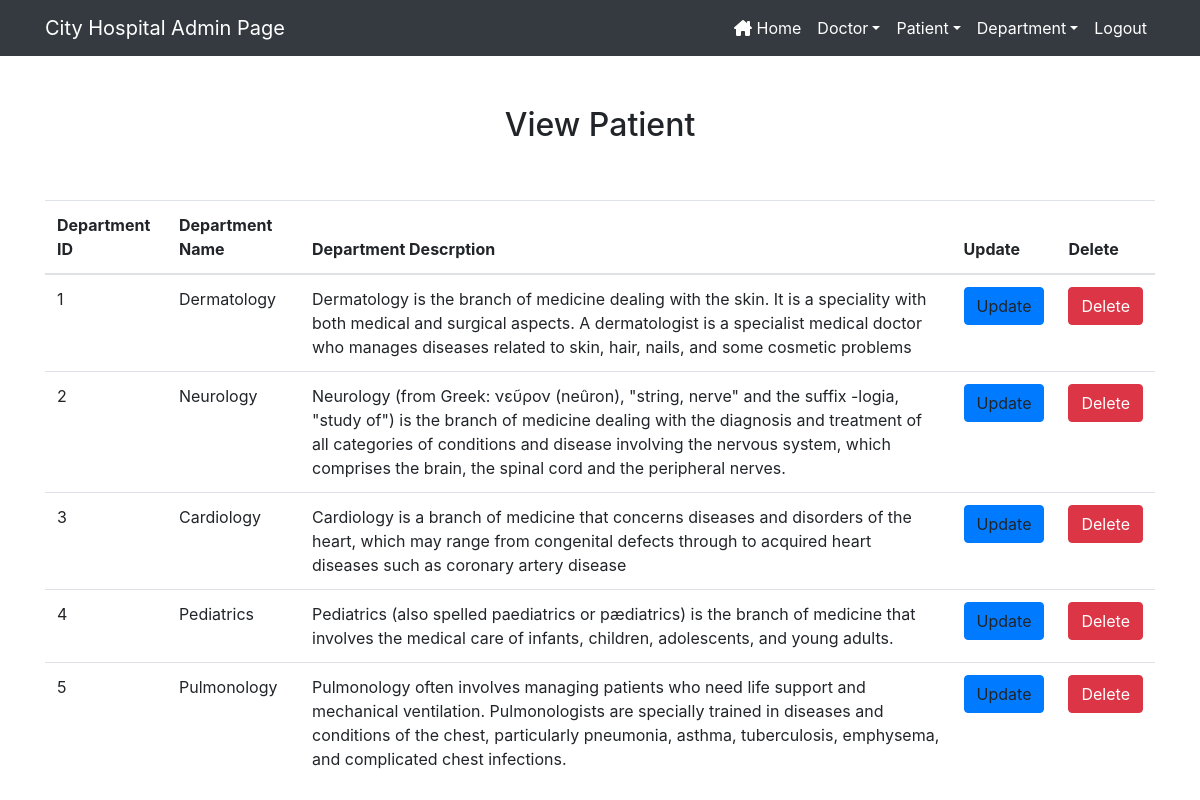
Page /admindep (signed in) on the earlier database version.
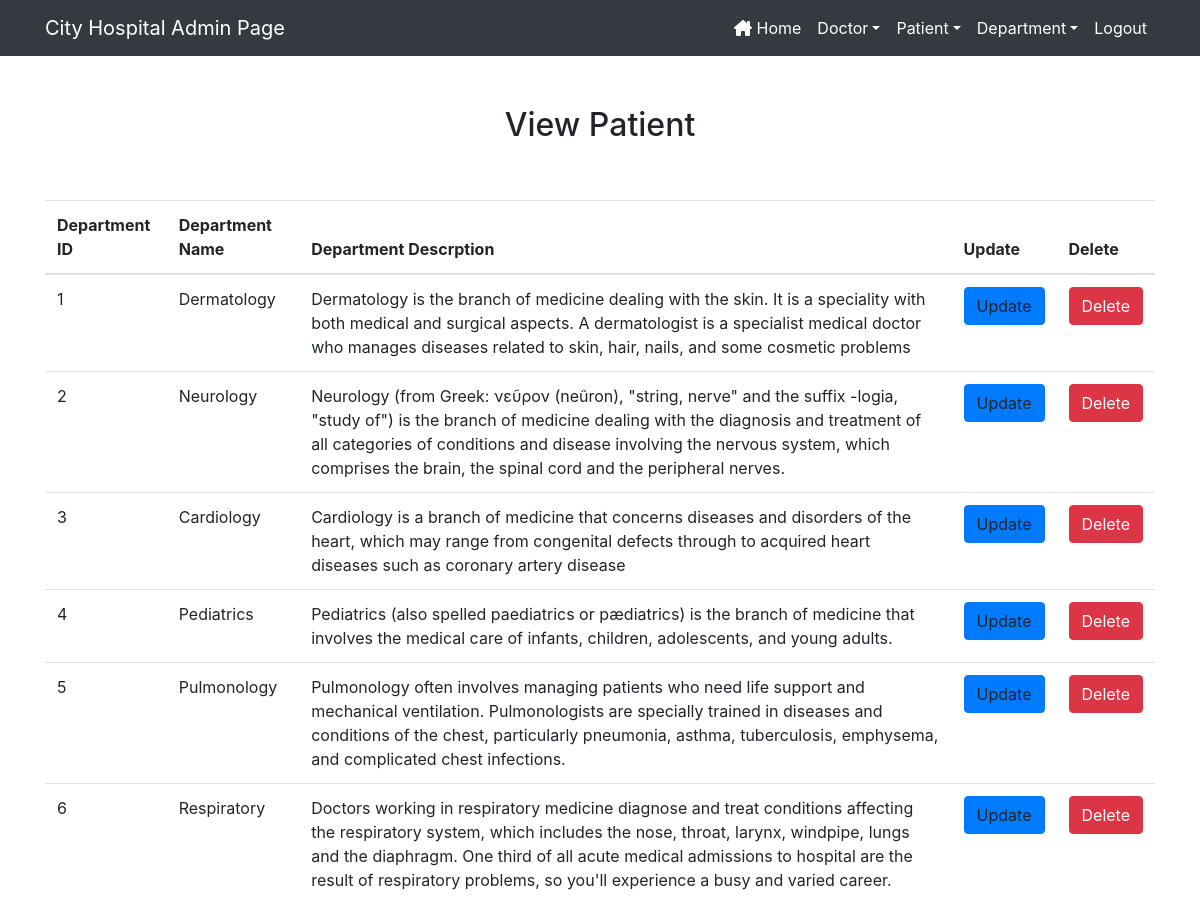
Same page on the later database version.
### home/models.py (models this page shows, shortened)
class Department(models.Model):
    dept_name=models.CharField(max_length=50)
    dept_descrption=models.TextField()

### home/views.py (the view)
# urls.py: path("admindep",views.admindep,name="admindep"),
def admindep(request):
    if not request.user.is_staff:
        return redirect("login")
    dict_dep={"pat": Department.objects.all()}
    return render(request,"admindep.html",dict_dep)

### home/templates/admindep.html (shortened to what this page needs)
{% extends 'adminnav.html'%}
{%block content %}
<div class="container" style="margin-top: 50px;">
    <h2 class="text-center">View Patient</h2>
    <br><br>
    <table class="table table-hover" id="example">
        <thead>
            <tr>
                <th>Department ID</th>
                <th>Department Name</th>
                <th>Department Descrption</th>
                <th>Update</th>
                <th>Delete</th>
            </tr>
        </thead>
        <tbody>
            {% for i in pat %}
            <tr>
                <td>{{i.id}}</td>
                <td>{{i.dept_name}}</td>
                <td>{{i.dept_descrption}}</td>
                <td><a class="btn btn-primary">Update</a></td>
                <td><a href="{% url 'delete_patient' i.id %}" onclick="return confirm('Are u really want to delete ?')" class='btn btn-danger'>Delete</a></td>
            </tr>
            {% endfor %}
        </tbody>
    </table>
</div>
{%endblock%}

Differences in the rows shown:
added Department: id "6", dept_name "Respiratory", dept_descrption "Doctors working in respiratory medicine diagnose and treat conditions affecting the respiratory system, which includes the nose, throat, larynx, windpipe, lungs and the diaphragm. One third of all acute medical admissions to hospital are the result of respiratory problems, so you'll experience a busy and varied career."
